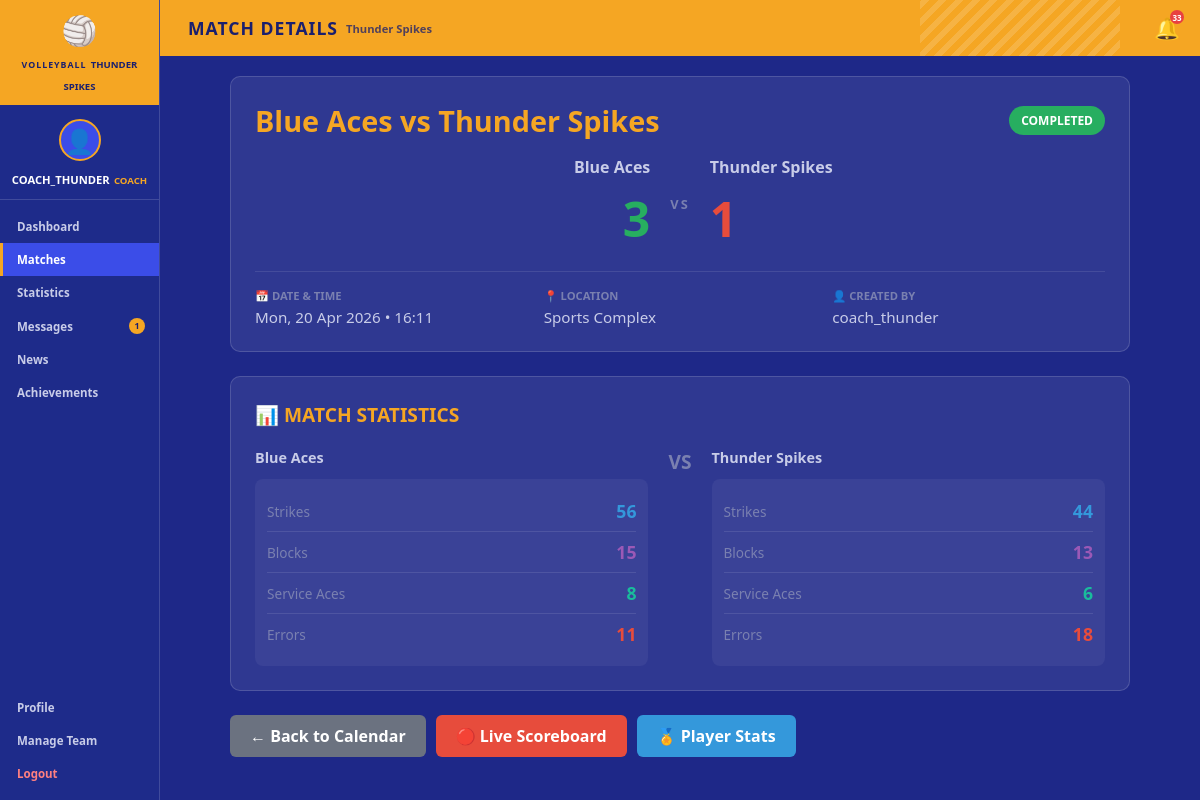
The app's page /match/52/ (signed in) with its own data.
### scheduling/models.py (models this page shows, shortened)
class UserProfile(models.Model):
    ROLE_CHOICES = [
        ('player', 'Player'),
        ('captain', 'Captain'),
        ('coach', 'Coach'),
        ('parent', 'Parent'),
        ('manager', 'Manager'),
    ]
    user = models.OneToOneField(User, on_delete=models.CASCADE, related_name='profile')
    role = models.CharField(max_length=20, choices=ROLE_CHOICES, default='player')
    team = models.ForeignKey(Team, on_delete=models.SET_NULL, null=True, blank=True, related_name='members')
    avatar = models.ImageField(upload_to='avatars/', null=True, blank=True)

class Team(models.Model):
    name = models.CharField(max_length=100)
    created_at = models.DateTimeField(auto_now_add=True)

class Match(models.Model):
    STATUS_CHOICES = [
        ('upcoming', 'Upcoming'),
        ('live', 'Live'),
        ('completed', 'Completed'),
        ('cancelled', 'Cancelled'),
    ]
    home_team = models.ForeignKey(Team, on_delete=models.CASCADE, related_name='home_matches')
    away_team = models.ForeignKey(Team, on_delete=models.CASCADE, related_name='away_matches')
    date = models.DateTimeField()
    location = models.CharField(max_length=200)
    status = models.CharField(max_length=20, choices=STATUS_CHOICES, default='upcoming')
    home_score = models.IntegerField(null=True, blank=True)
    away_score = models.IntegerField(null=True, blank=True)
    created_by = models.ForeignKey(User, on_delete=models.SET_NULL, null=True, related_name='created_matches')
    created_at = models.DateTimeField(auto_now_add=True)
    notes = models.TextField(blank=True)
    class Meta:
        ordering = ['date']

class MatchStats(models.Model):
    match = models.OneToOneField(Match, on_delete=models.CASCADE, related_name='stats')
    home_strikes = models.IntegerField(default=0, help_text="Successful attacks/strikes")
    home_blocks = models.IntegerField(default=0, help_text="Successful blocks")
    home_service_aces = models.IntegerField(default=0, help_text="Service aces (unreturnable serves)")
    home_errors = models.IntegerField(default=0, help_text="Unforced errors")
    away_strikes = models.IntegerField(default=0, help_text="Successful attacks/strikes")
    away_blocks = models.IntegerField(default=0, help_text="Successful blocks")
    away_service_aces = models.IntegerField(default=0, help_text="Service aces (unreturnable serves)")
    away_errors = models.IntegerField(default=0, help_text="Unforced errors")
    created_at = models.DateTimeField(auto_now_add=True)
    updated_at = models.DateTimeField(auto_now=True)

### scheduling/views.py (the view)
# urls.py: path('match/<int:pk>/', views.match_detail, name='match_detail'),
@login_required
def match_detail(request, pk):
    match = get_object_or_404(Match, pk=pk)
    user_team = request.user.profile.team if hasattr(request.user, 'profile') else None
    if user_team and match.home_team != user_team and match.away_team != user_team:
        messages.error(request, "You can only view matches for your team.")
        return redirect('calendar')
    stats = getattr(match, 'stats', None)
    context = {
        'match': match,
        'stats': stats,
        'active_page': 'matches',
    }
    return render(request, 'scheduling/match_detail.html', context)

### volleyball_project/templates/scheduling/match_detail.html (shortened to what this page needs)
{% extends 'base.html' %}
{% load static %}
{% block page_title %}MATCH DETAILS{% endblock %}
{% block page_subtitle %}{{ request.user.profile.team.name|default:"TEAM NAME" }}{% endblock %}
{% block content %}
<div class="container" style="max-width:900px; margin:0 auto;">
    <div style="background:rgba(255,255,255,0.08); border-radius:10px; padding:24px; border:1px solid rgba(255,255,255,0.15); margin-bottom:24px;">
        <div style="display:flex; align-items:center; justify-content:space-between; margin-bottom:16px;">
            <h2 style="font-size:1.8rem; font-weight:900; color:#f5a623; margin:0;">{{ match.home_team.name }} vs {{ match.away_team.name }}</h2>
            <span style="background:{% if match.status == 'completed' %}#27ae60{% elif match.status == 'cancelled' %}#e74c3c{% else %}#3498db{% endif %}; color:white; padding:6px 12px; border-radius:20px; font-size:0.75rem; font-weight:700; text-transform:uppercase;">
                {{ match.get_status_display }}
            </span>
        </div>
        <div style="display:grid; grid-template-columns:1fr auto 1fr; gap:20px; align-items:center; margin-bottom:20px;">
            <div style="text-align:right;">
                <div style="font-size:1rem; font-weight:600; color:#c8cce8; margin-bottom:8px;">{{ match.home_team.name }}</div>
                {% if match.status == 'completed' %}
                    <div style="font-size:3rem; font-weight:900; color:#27ae60;">{{ match.home_score }}</div>
                {% else %}
                    <div style="font-size:1.2rem; color:#7a80b0;">TBD</div>
                {% endif %}
            </div>
            <div style="text-align:center;">
                <div style="font-size:0.8rem; font-weight:700; color:#7a80b0; text-transform:uppercase; letter-spacing:2px;">VS</div>
            </div>
            <div style="text-align:left;">
                <div style="font-size:1rem; font-weight:600; color:#c8cce8; margin-bottom:8px;">{{ match.away_team.name }}</div>
                {% if match.status == 'completed' %}
                    <div style="font-size:3rem; font-weight:900; color:{% if match.away_score > match.home_score %}#27ae60{% else %}#e74c3c{% endif %};">{{ match.away_score }}</div>
                {% else %}
                    <div style="font-size:1.2rem; color:#7a80b0;">TBD</div>
                {% endif %}
            </div>
        </div>
        <div style="display:grid; grid-template-columns:repeat(3, 1fr); gap:16px; border-top:1px solid rgba(255,255,255,0.1); padding-top:16px;">
            <div>
                <div style="font-size:0.7rem; font-weight:700; color:#7a80b0; text-transform:uppercase; margin-bottom:4px;">📅 Date & Time</div>
                <div style="font-size:0.95rem; color:#c8cce8;">{{ match.date|date:"D, d M Y • H:i" }}</div>
            </div>
            <div>
                <div style="font-size:0.7rem; font-weight:700; color:#7a80b0; text-transform:uppercase; margin-bottom:4px;">📍 Location</div>
                <div style="font-size:0.95rem; color:#c8cce8;">{{ match.location }}</div>
            </div>
            <div>
                <div style="font-size:0.7rem; font-weight:700; color:#7a80b0; text-transform:uppercase; margin-bottom:4px;">👤 Created By</div>
                <div style="font-size:0.95rem; color:#c8cce8;">{{ match.created_by.username }}</div>
            </div>
        </div>
    </div>
    {% if match.status == 'completed' and stats %}
    <div style="background:rgba(255,255,255,0.08); border-radius:10px; padding:24px; border:1px solid rgba(255,255,255,0.15); margin-bottom:24px;">
        <h3 style="font-size:1.2rem; font-weight:700; color:#f5a623; margin-bottom:20px; text-transform:uppercase;">📊 Match Statistics</h3>
        <div style="display:grid; grid-template-columns:1fr auto 1fr; gap:20px;">
            <div>
                <h4 style="font-size:0.9rem; font-weight:700; color:#c8cce8; margin-bottom:12px;">{{ match.home_team.name }}</h4>
                <div style="background:rgba(255,255,255,0.05); border-radius:8px; padding:12px;">
                    <div style="display:flex; justify-content:space-between; align-items:center; padding:8px 0; border-bottom:1px solid rgba(255,255,255,0.1);">
                        <span style="color:#7a80b0; font-size:0.85rem;">Strikes</span>
                        <span style="color:#3498db; font-weight:700; font-size:1.1rem;">{{ stats.home_strikes }}</span>
                    </div>
                    <div style="display:flex; justify-content:space-between; align-items:center; padding:8px 0; border-bottom:1px solid rgba(255,255,255,0.1);">
                        <span style="color:#7a80b0; font-size:0.85rem;">Blocks</span>
                        <span style="color:#9b59b6; font-weight:700; font-size:1.1rem;">{{ stats.home_blocks }}</span>
                    </div>
                    <div style="display:flex; justify-content:space-between; align-items:center; padding:8px 0; border-bottom:1px solid rgba(255,255,255,0.1);">
                        <span style="color:#7a80b0; font-size:0.85rem;">Service Aces</span>
                        <span style="color:#1abc9c; font-weight:700; font-size:1.1rem;">{{ stats.home_service_aces }}</span>
                    </div>
                    <div style="display:flex; justify-content:space-between; align-items:center; padding:8px 0;">
                        <span style="color:#7a80b0; font-size:0.85rem;">Errors</span>
                        <span style="color:#e74c3c; font-weight:700; font-size:1.1rem;">{{ stats.home_errors }}</span>
                    </div>
                </div>
            </div>
            <div style="text-align:center; color:#7a80b0;">
                <div style="font-weight:700; font-size:1.2rem;">VS</div>
            </div>
            <div>
                <h4 style="font-size:0.9rem; font-weight:700; color:#c8cce8; margin-bottom:12px;">{{ match.away_team.name }}</h4>
                <div style="background:rgba(255,255,255,0.05); border-radius:8px; padding:12px;">
                    <div style="display:flex; justify-content:space-between; align-items:center; padding:8px 0; border-bottom:1px solid rgba(255,255,255,0.1);">
                        <span style="color:#7a80b0; font-size:0.85rem;">Strikes</span>
                        <span style="color:#3498db; font-weight:700; font-size:1.1rem;">{{ stats.away_strikes }}</span>
                    </div>
                    <div style="display:flex; justify-content:space-between; align-items:center; padding:8px 0; border-bottom:1px solid rgba(255,255,255,0.1);">
                        <span style="color:#7a80b0; font-size:0.85rem;">Blocks</span>
                        <span style="color:#9b59b6; font-weight:700; font-size:1.1rem;">{{ stats.away_blocks }}</span>
                    </div>
                    <div style="display:flex; justify-content:space-between; align-items:center; padding:8px 0; border-bottom:1px solid rgba(255,255,255,0.1);">
                        <span style="color:#7a80b0; font-size:0.85rem;">Service Aces</span>
                        <span style="color:#1abc9c; font-weight:700; font-size:1.1rem;">{{ stats.away_service_aces }}</span>
                    </div>
                    <div style="display:flex; justify-content:space-between; align-items:center; padding:8px 0;">
                        <span style="color:#7a80b0; font-size:0.85rem;">Errors</span>
                        <span style="color:#e74c3c; font-weight:700; font-size:1.1rem;">{{ stats.away_errors }}</span>
                    </div>
                </div>
            </div>
        </div>
    </div>
    {% endif %}
    <div style="margin-top:24px; display:flex; gap:10px; flex-wrap:wrap;">
        <a href="{% url 'calendar' %}" style="background:#6b7280; color:white; padding:10px 20px; border-radius:6px; text-decoration:none; display:inline-block; font-weight:600;">
            ← Back to Calendar
        </a>
        <a href="{% url 'live_score' pk=match.pk %}" style="background:#e74c3c; color:white; padding:10px 20px; border-radius:6px; text-decoration:none; display:inline-block; font-weight:600;">
            🔴 {% if match.status == 'live' %}View Live Score{% else %}Live Scoreboard{% endif %}
        </a>
        {% if request.user.profile.role == 'coach' %}
        <a href="{% url 'player_match_stats' match_pk=match.pk %}" style="background:#3498db; color:white; padding:10px 20px; border-radius:6px; text-decoration:none; display:inline-block; font-weight:600;">
            🏅 Player Stats
        </a>
        {% endif %}
    </div>
</div>
{% endblock %}

### volleyball_project/templates/base.html (shortened to what this page needs)
<!DOCTYPE html>
<html lang="en">
<head>
    {% load static %}
    <link rel="stylesheet" href="{% static 'css/volleyball.css' %}">
</head>
<body>
    <div class="app-layout">
        <aside class="sidebar">
            <div class="sidebar-header">
                <div class="team-logo">
                    <div class="volleyball-icon">🏐</div>
                    <div class="team-info">
                        <span class="team-label">VOLLEYBALL</span>
                        <span class="team-name">{{ request.user.profile.team.name|default:"TEAM NAME" }}</span>
                    </div>
                </div>
            </div>
            <div class="user-profile">
                <div class="avatar">
                    {% if request.user.profile.avatar %}
                        <img src="{{ request.user.profile.avatar.url }}" alt="avatar">
                    {% else %}
                        <div class="avatar-placeholder">👤</div>
                    {% endif %}
                </div>
                <div class="user-details">
                    <span class="username">{{ request.user.username }}</span>
                    <span class="user-role">{{ request.user.profile.get_role_display|default:"Player"|upper }}</span>
                </div>
            </div>
            <nav class="sidebar-nav">
                <a href="{% url 'dashboard' %}" class="nav-item {% if active_page == 'dashboard' %}active{% endif %}">
                    Dashboard
                </a>
                <a href="{% url 'matches' %}" class="nav-item {% if active_page == 'matches' %}active{% endif %}">
                    Matches
                </a>
                <a href="{% url 'statistics' %}" class="nav-item {% if active_page == 'statistics' %}active{% endif %}">
                    Statistics
                </a>
                <a href="{% url 'messages' %}" class="nav-item {% if active_page == 'messages' %}active{% endif %}" style="display:flex; justify-content:space-between; align-items:center;">
                    Messages
                    <span id="msg-badge" style="display:none; background:#f5a623; color:#1a1f6e; border-radius:50%; width:16px; height:16px; font-size:0.55rem; font-weight:900; align-items:center; justify-content:center;"></span>
                </a>
                <a href="{% url 'news' %}" class="nav-item {% if active_page == 'news' %}active{% endif %}">
                    News
                </a>
                <a href="{% url 'achievements' %}" class="nav-item {% if active_page == 'achievements' %}active{% endif %}">
                    Achievements
                </a>
                <a href="{% url 'profile' %}" class="nav-item {% if active_page == 'profile' %}active{% endif %}" style="margin-top:auto;">
                    Profile
                </a>
                {% if request.user.profile.role in 'coach,manager' %}
                <a href="{% url 'manage_team_members' %}" class="nav-item {% if active_page == 'manage_team' %}active{% endif %}">
                    Manage Team
                </a>
                {% endif %}
                <a href="{% url 'logout' %}" class="nav-item" style="color:#ff8080;">
                    Logout
                </a>
            </nav>
        </aside>
        <main class="main-content">
            <header class="top-header">
                <div class="header-title">
                    <h1>{% block page_title %}VOLLEYBALL{% endblock %}</h1>
                    <span class="header-subtitle">{% block page_subtitle %}{% endblock %}</span>
                </div>
                <div class="header-actions">
                    <a href="{% url 'notifications' %}" class="bell-btn" title="Notifications" style="position:relative;">
                        🔔
                        <span id="notif-badge" style="display:none; position:absolute; top:-4px; right:-4px; background:#e84040; color:#fff; border-radius:50%; width:14px; height:14px; font-size:0.5rem; font-weight:900; align-items:center; justify-content:center;"></span>
                    </a>
                </div>
            </header>
            <div class="page-body">
                {% block content %}{% endblock %}
            </div>
        </main>
    </div>
</body>
</html>

### records on screen
Match: home_team.name "Blue Aces", away_team.name "Thunder Spikes", status "COMPLETED", home_score "3", away_score "1", date "Mon, 20 Apr 2026 • 16:11", location "Sports Complex", created_by.username "coach_thunder"
MatchStats: home_strikes "56", home_blocks "15", home_service_aces "8", home_errors "11", away_strikes "44", away_blocks "13", away_service_aces "6", away_errors "18"

### other values on screen
{{ request.user.profile.team.name|default:"TEAM NAME" }} "THUNDER SPIKES"
{{ request.user.username }} "COACH_THUNDER"
{{ request.user.profile.get_role_display|default:"Player"|upper }} "COACH"
{{ request.user.profile.team.name|default:"TEAM NAME" }} "Thunder Spikes"
